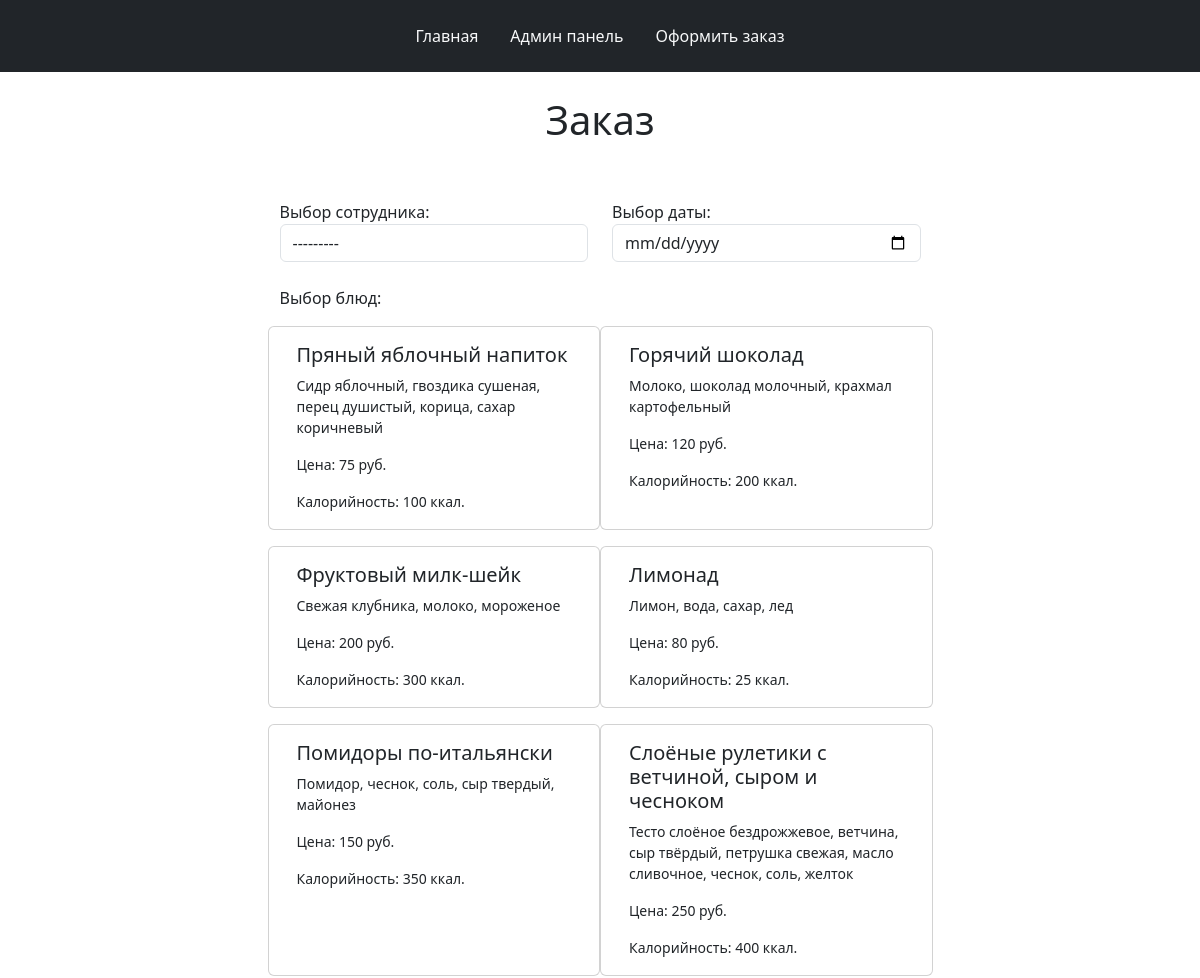
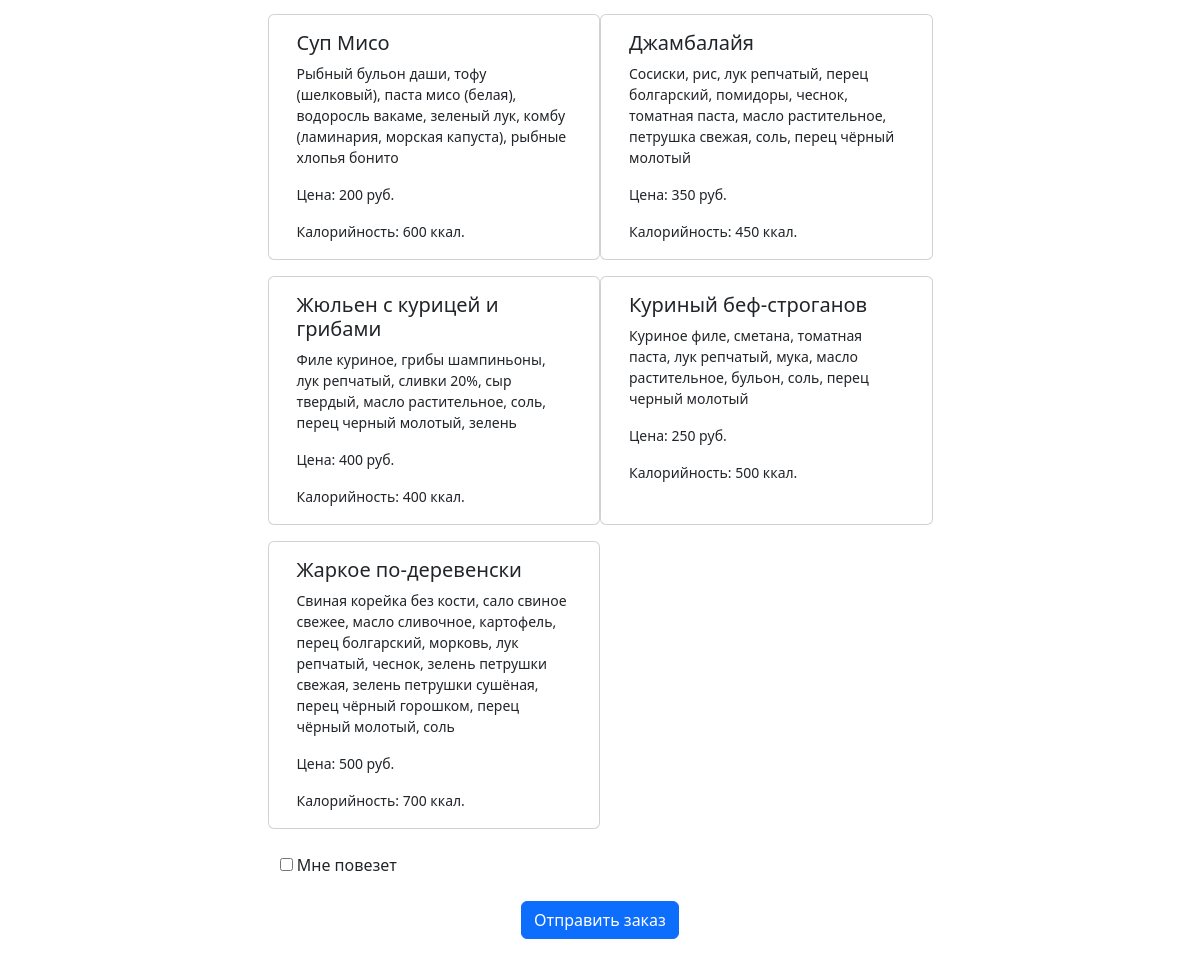
The page /order/ on the database its author committed (2 pictures, top to bottom).
### corporate_food/models.py (models this page shows, shortened)
class Dish(models.Model):
    name = models.CharField(max_length=128)
    composition = models.TextField(max_length=512)
    price = models.IntegerField()
    type_of_dish = models.CharField(max_length=30, choices=type_dish)
    calories = models.IntegerField()
    class Meta:
        verbose_name = 'Блюдо'
        verbose_name_plural = 'Блюда'

### corporate_food/views.py (the view)
# urls.py: path('order/', view=views.order, name='order'),
def order(request):
    form = OrderForm()
    if request.method == 'POST':
        form = OrderForm(request.POST)
        if form.is_valid():
            luck_me = form.cleaned_data.get('luck_me', False)
            staffer = form.cleaned_data['staffer']
            date = form.cleaned_data['date']
            dishes = form.cleaned_data['dishes']
            selected_dish_ids = form.cleaned_data['dishes']
            selected_dishes = Dish.objects.filter(pk__in=selected_dish_ids)
            order = Order.objects.create(staffer=staffer, date=date)
            for dish in selected_dishes:
                Order_Dish.objects.create(order=order, dish=dish)
            total_sum = sum(dish.price for dish in selected_dishes)
            if luck_me:
                random_dish = random.choice(Dish.objects.all())
                Order_Dish.objects.create(order=order, dish=random_dish)
                selected_dishes = list(selected_dishes)
                selected_dishes.append(random_dish)
                total_sum += random_dish.price
            context = {
                'dishes': selected_dishes,
                'date': date,
                'total': total_sum,
            }
            return render(request, 'corporate_food/order_details.html', context)
    else:
        dishes = Dish.objects.all()
        return render(request, 'corporate_food/order.html', {'form': form, 'dishes': dishes})

### corporate_food/forms.py
class OrderForm(forms.Form):
    staffer = forms.ModelChoiceField(
        queryset=Staffer.objects.all(),
        label='Выбор сотрудника',
        widget=forms.Select(attrs={'class': 'form-control'})
    )
    date = forms.DateField(
        label='Выбор даты',
        widget=forms.DateInput(attrs={'class': 'form-control', 'type': 'date'})
    )
    dishes = forms.ModelMultipleChoiceField(
        queryset=Dish.objects.all(),
        label='Выбор блюд',
        widget=DishChoiceWidget,
    )
    luck_me = forms.BooleanField(
        required=False,
        label='Добавить случайное блюдо'
    )

### corporate_food/models.py (called while the page is built)
    def __str__(self):
        return self.name

### corporate_food/templates/corporate_food/order.html (shortened to what this page needs)
{% extends 'corporate_food/base.html' %}
{% load static %}
{% block content %}
    <div class="container">
        <h1 class="text-center mt-4 mb-5">Заказ</h1>
        <div class="row justify-content-center">
            <div class="col-md-7 mb-3">
                <form method="post">
                    <div class="row">
                        <div class="form-group col-sm mt-2">
                            {{ form.staffer.label_tag }}
                            {{ form.staffer }}
                        </div>
                        <div class="form-group col-sm mt-2">
                            {{ form.date.label_tag }}
                            {{ form.date }}
                        </div>
                    </div>
                    <div class="form-group mt-4">
                        {{ form.dishes.label_tag }}
                        <div class="card-columns row row-cols-2">
                            {% for dish in form.dishes.field.queryset %}
                                <div class="card mt-3 card-checkbox" onclick="toggleCardSelection(this)">
                                    <div class="card-body">
                                        <label class="form-check-label">
                                            <h5 class="card-title">{{ dish.name }}</h5>
                                            <p class="card-text small">{{ dish.composition }}</p>
                                            <p class="card-text small">Цена: {{ dish.price }} руб.</p>
                                            <p class="card-text small">Калорийность: {{ dish.calories }} ккал.</p>
                                        </label>
                                    </div>
                                </div>
                            {% endfor %}
                        </div>
                    </div>
                    <div class="form-group mt-4">
                        <label class="form-check-label" title="Добавляет в заказ случайные блюда.">
                            {{ form.luck_me }} Мне повезет
                        </label>
                    </div>
                    <div class="col text-center">
                        <button type="submit" class="btn btn-primary mt-4 btn-block justify-content-center">Отправить заказ</button>
                    </div>
                </form>
            </div>
        </div>
    </div>
{% endblock %}

### rows shown on the page
Dish: name "Пряный яблочный напиток", composition "Сидр яблочный, гвоздика сушеная, перец душистый, корица, сахар коричневый", price "75", calories "100"
Dish: name "Горячий шоколад", composition "Молоко, шоколад молочный, крахмал картофельный", price "120", calories "200"
Dish: name "Фруктовый милк-шейк", composition "Свежая клубника, молоко, мороженое", price "200", calories "300"
Dish: name "Лимонад", composition "Лимон, вода, сахар, лед", price "80", calories "25"
Dish: name "Помидоры по-итальянски", composition "Помидор, чеснок, соль, сыр твердый, майонез", price "150", calories "350"
Dish: name "Слоёные рулетики с ветчиной, сыром и чесноком", composition "Тесто слоёное бездрожжевое, ветчина, сыр твёрдый, петрушка свежая, масло сливочное, чеснок, соль, желток", price "250", calories "400"
Dish: name "Суп Мисо", composition "Рыбный бульон даши, тофу (шелковый), паста мисо (белая), водоросль вакаме, зеленый лук, комбу (ламинария, морская капуста), рыбные хлопья бонито", price "200", calories "600"
Dish: name "Джамбалайя", composition "Сосиски, рис, лук репчатый, перец болгарский, помидоры, чеснок, томатная паста, масло растительное, петрушка свежая, соль, перец чёрный молотый", price "350", calories "450"
Dish: name "Жюльен с курицей и грибами", composition "Филе куриное, грибы шампиньоны, лук репчатый, сливки 20%, сыр твердый, масло растительное, соль, перец черный молотый, зелень", price "400", calories "400"
Dish: name "Куриный беф-строганов", composition "Куриное филе, сметана, томатная паста, лук репчатый, мука, масло растительное, бульон, соль, перец черный молотый", price "250", calories "500"
Dish: name "Жаркое по-деревенски", composition "Свиная корейка без кости, сало свиное свежее, масло сливочное, картофель, перец болгарский, морковь, лук репчатый, чеснок, зелень петрушки свежая, зелень петрушки сушёная, перец чёрный горошком, перец чёрный молотый, соль", price "500", calories "700"
